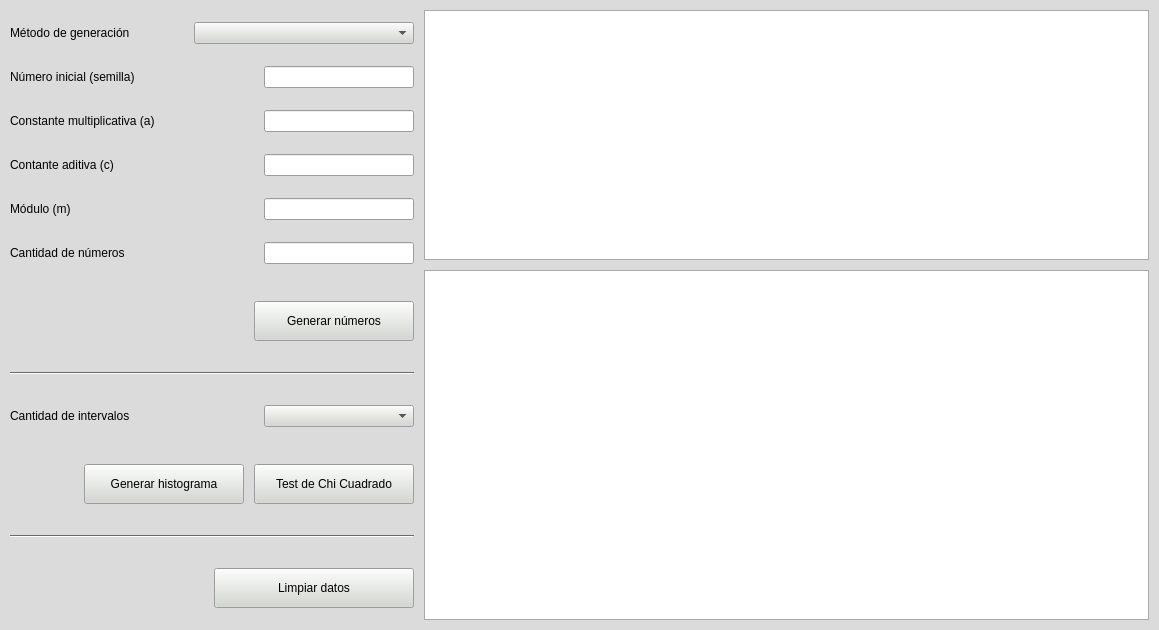
<?xml version="1.0" encoding="UTF-8"?>
<ui version="4.0">
 <class>ventana_generador_numeros</class>
 <widget class="QMainWindow" name="ventana_generador_numeros">
  <property name="geometry">
   <rect>
    <x>0</x>
    <y>0</y>
    <width>1159</width>
    <height>630</height>
   </rect>
  </property>
  <property name="palette">
   <palette>
    <active>
     <colorrole role="WindowText">
      <brush brushstyle="SolidPattern">
       <color alpha="255">
        <red>0</red>
        <green>0</green>
        <blue>0</blue>
       </color>
      </brush>
     </colorrole>
     <colorrole role="Button">
      <brush brushstyle="SolidPattern">
       <color alpha="255">
        <red>211</red>
        <green>215</green>
        <blue>207</blue>
       </color>
      </brush>
     </colorrole>
     <colorrole role="Light">
      <brush brushstyle="SolidPattern">
       <color alpha="255">
        <red>255</red>
        <green>255</green>
        <blue>255</blue>
       </color>
      </brush>
     </colorrole>
     <colorrole role="Midlight">
      <brush brushstyle="SolidPattern">
       <color alpha="255">
        <red>233</red>
        <green>235</green>
        <blue>231</blue>
       </color>
      </brush>
     </colorrole>
     <colorrole role="Dark">
      <brush brushstyle="SolidPattern">
       <color alpha="255">
        <red>105</red>
        <green>107</green>
        <blue>103</blue>
       </color>
      </brush>
     </colorrole>
     <colorrole role="Mid">
      <brush brushstyle="SolidPattern">
       <color alpha="255">
        <red>141</red>
        <green>143</green>
        <blue>138</blue>
       </color>
      </brush>
     </colorrole>
     <colorrole role="Text">
      <brush brushstyle="SolidPattern">
       <color alpha="255">
        <red>0</red>
        <green>0</green>
        <blue>0</blue>
       </color>
      </brush>
     </colorrole>
     <colorrole role="BrightText">
      <brush brushstyle="SolidPattern">
       <color alpha="255">
        <red>255</red>
        <green>255</green>
        <blue>255</blue>
       </color>
      </brush>
     </colorrole>
     <colorrole role="ButtonText">
      <brush brushstyle="SolidPattern">
       <color alpha="255">
        <red>0</red>
        <green>0</green>
        <blue>0</blue>
       </color>
      </brush>
     </colorrole>
     <colorrole role="Base">
      <brush brushstyle="SolidPattern">
       <color alpha="255">
        <red>255</red>
        <green>255</green>
        <blue>255</blue>
       </color>
      </brush>
     </colorrole>
     <colorrole role="Window">
      <brush brushstyle="SolidPattern">
       <color alpha="255">
        <red>219</red>
        <green>219</green>
        <blue>219</blue>
       </color>
      </brush>
     </colorrole>
     <colorrole role="Shadow">
      <brush brushstyle="SolidPattern">
       <color alpha="255">
        <red>0</red>
        <green>0</green>
        <blue>0</blue>
       </color>
      </brush>
     </colorrole>
     <colorrole role="AlternateBase">
      <brush brushstyle="SolidPattern">
       <color alpha="255">
        <red>233</red>
        <green>235</green>
        <blue>231</blue>
       </color>
      </brush>
     </colorrole>
     <colorrole role="ToolTipBase">
      <brush brushstyle="SolidPattern">
       <color alpha="255">
        <red>255</red>
        <green>255</green>
        <blue>220</blue>
       </color>
      </brush>
     </colorrole>
     <colorrole role="ToolTipText">
      <brush brushstyle="SolidPattern">
       <color alpha="255">
        <red>0</red>
        <green>0</green>
        <blue>0</blue>
       </color>
      </brush>
     </colorrole>
     <colorrole role="PlaceholderText">
      <brush brushstyle="NoBrush">
       <color alpha="128">
        <red>0</red>
        <green>0</green>
        <blue>0</blue>
       </color>
      </brush>
     </colorrole>
    </active>
    <inactive>
     <colorrole role="WindowText">
      <brush brushstyle="SolidPattern">
       <color alpha="255">
        <red>0</red>
        <green>0</green>
        <blue>0</blue>
       </color>
      </brush>
     </colorrole>
     <colorrole role="Button">
      <brush brushstyle="SolidPattern">
       <color alpha="255">
        <red>211</red>
        <green>215</green>
        <blue>207</blue>
       </color>
      </brush>
     </colorrole>
     <colorrole role="Light">
      <brush brushstyle="SolidPattern">
       <color alpha="255">
        <red>255</red>
        <green>255</green>
        <blue>255</blue>
       </color>
      </brush>
     </colorrole>
     <colorrole role="Midlight">
      <brush brushstyle="SolidPattern">
       <color alpha="255">
        <red>233</red>
        <green>235</green>
        <blue>231</blue>
       </color>
      </brush>
     </colorrole>
     <colorrole role="Dark">
      <brush brushstyle="SolidPattern">
       <color alpha="255">
        <red>105</red>
        <green>107</green>
        <blue>103</blue>
       </color>
      </brush>
     </colorrole>
     <colorrole role="Mid">
      <brush brushstyle="SolidPattern">
       <color alpha="255">
        <red>141</red>
        <green>143</green>
        <blue>138</blue>
       </color>
      </brush>
     </colorrole>
     <colorrole role="Text">
      <brush brushstyle="SolidPattern">
       <color alpha="255">
        <red>0</red>
        <green>0</green>
        <blue>0</blue>
       </color>
      </brush>
     </colorrole>
     <colorrole role="BrightText">
      <brush brushstyle="SolidPattern">
       <color alpha="255">
        <red>255</red>
        <green>255</green>
        <blue>255</blue>
       </color>
      </brush>
     </colorrole>
     <colorrole role="ButtonText">
      <brush brushstyle="SolidPattern">
       <color alpha="255">
        <red>0</red>
        <green>0</green>
        <blue>0</blue>
       </color>
      </brush>
     </colorrole>
     <colorrole role="Base">
      <brush brushstyle="SolidPattern">
       <color alpha="255">
        <red>255</red>
        <green>255</green>
        <blue>255</blue>
       </color>
      </brush>
     </colorrole>
     <colorrole role="Window">
      <brush brushstyle="SolidPattern">
       <color alpha="255">
        <red>219</red>
        <green>219</green>
        <blue>219</blue>
       </color>
      </brush>
     </colorrole>
     <colorrole role="Shadow">
      <brush brushstyle="SolidPattern">
       <color alpha="255">
        <red>0</red>
        <green>0</green>
        <blue>0</blue>
       </color>
      </brush>
     </colorrole>
     <colorrole role="AlternateBase">
      <brush brushstyle="SolidPattern">
       <color alpha="255">
        <red>233</red>
        <green>235</green>
        <blue>231</blue>
       </color>
      </brush>
     </colorrole>
     <colorrole role="ToolTipBase">
      <brush brushstyle="SolidPattern">
       <color alpha="255">
        <red>255</red>
        <green>255</green>
        <blue>220</blue>
       </color>
      </brush>
     </colorrole>
     <colorrole role="ToolTipText">
      <brush brushstyle="SolidPattern">
       <color alpha="255">
        <red>0</red>
        <green>0</green>
        <blue>0</blue>
       </color>
      </brush>
     </colorrole>
     <colorrole role="PlaceholderText">
      <brush brushstyle="NoBrush">
       <color alpha="128">
        <red>0</red>
        <green>0</green>
        <blue>0</blue>
       </color>
      </brush>
     </colorrole>
    </inactive>
    <disabled>
     <colorrole role="WindowText">
      <brush brushstyle="SolidPattern">
       <color alpha="255">
        <red>105</red>
        <green>107</green>
        <blue>103</blue>
       </color>
      </brush>
     </colorrole>
     <colorrole role="Button">
      <brush brushstyle="SolidPattern">
       <color alpha="255">
        <red>211</red>
        <green>215</green>
        <blue>207</blue>
       </color>
      </brush>
     </colorrole>
     <colorrole role="Light">
      <brush brushstyle="SolidPattern">
       <color alpha="255">
        <red>255</red>
        <green>255</green>
        <blue>255</blue>
       </color>
      </brush>
     </colorrole>
     <colorrole role="Midlight">
      <brush brushstyle="SolidPattern">
       <color alpha="255">
        <red>233</red>
        <green>235</green>
        <blue>231</blue>
       </color>
      </brush>
     </colorrole>
     <colorrole role="Dark">
      <brush brushstyle="SolidPattern">
       <color alpha="255">
        <red>105</red>
        <green>107</green>
        <blue>103</blue>
       </color>
      </brush>
     </colorrole>
     <colorrole role="Mid">
      <brush brushstyle="SolidPattern">
       <color alpha="255">
        <red>141</red>
        <green>143</green>
        <blue>138</blue>
       </color>
      </brush>
     </colorrole>
     <colorrole role="Text">
      <brush brushstyle="SolidPattern">
       <color alpha="255">
        <red>105</red>
        <green>107</green>
        <blue>103</blue>
       </color>
      </brush>
     </colorrole>
     <colorrole role="BrightText">
      <brush brushstyle="SolidPattern">
       <color alpha="255">
        <red>255</red>
        <green>255</green>
        <blue>255</blue>
       </color>
      </brush>
     </colorrole>
     <colorrole role="ButtonText">
      <brush brushstyle="SolidPattern">
       <color alpha="255">
        <red>105</red>
        <green>107</green>
        <blue>103</blue>
       </color>
      </brush>
     </colorrole>
     <colorrole role="Base">
      <brush brushstyle="SolidPattern">
       <color alpha="255">
        <red>219</red>
        <green>219</green>
        <blue>219</blue>
       </color>
      </brush>
     </colorrole>
     <colorrole role="Window">
      <brush brushstyle="SolidPattern">
       <color alpha="255">
        <red>219</red>
        <green>219</green>
        <blue>219</blue>
       </color>
      </brush>
     </colorrole>
     <colorrole role="Shadow">
      <brush brushstyle="SolidPattern">
       <color alpha="255">
        <red>0</red>
        <green>0</green>
        <blue>0</blue>
       </color>
      </brush>
     </colorrole>
     <colorrole role="AlternateBase">
      <brush brushstyle="SolidPattern">
       <color alpha="255">
        <red>211</red>
        <green>215</green>
        <blue>207</blue>
       </color>
      </brush>
     </colorrole>
     <colorrole role="ToolTipBase">
      <brush brushstyle="SolidPattern">
       <color alpha="255">
        <red>255</red>
        <green>255</green>
        <blue>220</blue>
       </color>
      </brush>
     </colorrole>
     <colorrole role="ToolTipText">
      <brush brushstyle="SolidPattern">
       <color alpha="255">
        <red>0</red>
        <green>0</green>
        <blue>0</blue>
       </color>
      </brush>
     </colorrole>
     <colorrole role="PlaceholderText">
      <brush brushstyle="NoBrush">
       <color alpha="128">
        <red>0</red>
        <green>0</green>
        <blue>0</blue>
       </color>
      </brush>
     </colorrole>
    </disabled>
   </palette>
  </property>
  <property name="windowTitle">
   <string>Generación de números aleatorios</string>
  </property>
  <property name="windowIcon">
   <iconset resource="recursos/sim.qrc">
    <normaloff>:/sim/sim.png</normaloff>:/sim/sim.png</iconset>
  </property>
  <property name="iconSize">
   <size>
    <width>15</width>
    <height>15</height>
   </size>
  </property>
  <widget class="QWidget" name="central_widget">
   <layout class="QGridLayout" name="gridLayout">
    <property name="leftMargin">
     <number>10</number>
    </property>
    <property name="topMargin">
     <number>10</number>
    </property>
    <property name="rightMargin">
     <number>10</number>
    </property>
    <property name="bottomMargin">
     <number>10</number>
    </property>
    <property name="horizontalSpacing">
     <number>5</number>
    </property>
    <item row="0" column="0">
     <layout class="QHBoxLayout" name="lyt_horizontal_0_0">
      <property name="spacing">
       <number>10</number>
      </property>
      <item>
       <layout class="QVBoxLayout" name="lyt_vertical_1_0">
        <item>
         <layout class="QHBoxLayout" name="lyt_horizontal_2_0">
          <item>
           <widget class="QLabel" name="lbl_metodo_generacion">
            <property name="text">
             <string>Método de generación</string>
            </property>
           </widget>
          </item>
          <item>
           <spacer name="spacer_horizontal_0">
            <property name="orientation">
             <enum>Qt::Horizontal</enum>
            </property>
            <property name="sizeType">
             <enum>QSizePolicy::Fixed</enum>
            </property>
            <property name="sizeHint" stdset="0">
             <size>
              <width>10</width>
              <height>0</height>
             </size>
            </property>
           </spacer>
          </item>
          <item>
           <widget class="QComboBox" name="cmb_metodo_generacion">
            <property name="sizePolicy">
             <sizepolicy hsizetype="Fixed" vsizetype="Fixed">
              <horstretch>0</horstretch>
              <verstretch>0</verstretch>
             </sizepolicy>
            </property>
            <property name="minimumSize">
             <size>
              <width>220</width>
              <height>0</height>
             </size>
            </property>
           </widget>
          </item>
         </layout>
        </item>
        <item>
         <layout class="QHBoxLayout" name="lyt_horizontal_2_1">
          <item>
           <widget class="QLabel" name="lbl_semilla">
            <property name="text">
             <string>Número inicial (semilla)</string>
            </property>
           </widget>
          </item>
          <item>
           <spacer name="spacer_horizontal_1">
            <property name="orientation">
             <enum>Qt::Horizontal</enum>
            </property>
            <property name="sizeHint" stdset="0">
             <size>
              <width>0</width>
              <height>0</height>
             </size>
            </property>
           </spacer>
          </item>
          <item>
           <widget class="QLineEdit" name="txt_semilla">
            <property name="sizePolicy">
             <sizepolicy hsizetype="Fixed" vsizetype="Fixed">
              <horstretch>0</horstretch>
              <verstretch>0</verstretch>
             </sizepolicy>
            </property>
            <property name="minimumSize">
             <size>
              <width>150</width>
              <height>0</height>
             </size>
            </property>
           </widget>
          </item>
         </layout>
        </item>
        <item>
         <layout class="QHBoxLayout" name="lyt_horizontal_2_2">
          <item>
           <widget class="QLabel" name="lbl_a">
            <property name="text">
             <string>Constante multiplicativa (a)</string>
            </property>
           </widget>
          </item>
          <item>
           <spacer name="spacer_horizontal_2">
            <property name="orientation">
             <enum>Qt::Horizontal</enum>
            </property>
            <property name="sizeHint" stdset="0">
             <size>
              <width>0</width>
              <height>0</height>
             </size>
            </property>
           </spacer>
          </item>
          <item>
           <widget class="QLineEdit" name="txt_a">
            <property name="sizePolicy">
             <sizepolicy hsizetype="Fixed" vsizetype="Fixed">
              <horstretch>0</horstretch>
              <verstretch>0</verstretch>
             </sizepolicy>
            </property>
            <property name="minimumSize">
             <size>
              <width>150</width>
              <height>0</height>
             </size>
            </property>
           </widget>
          </item>
         </layout>
        </item>
        <item>
         <layout class="QHBoxLayout" name="lyt_horizontal_2_3">
          <item>
           <widget class="QLabel" name="lbl_c">
            <property name="text">
             <string>Contante aditiva (c)</string>
            </property>
           </widget>
          </item>
          <item>
           <spacer name="spacer_horizontal_3">
            <property name="orientation">
             <enum>Qt::Horizontal</enum>
            </property>
            <property name="sizeHint" stdset="0">
             <size>
              <width>0</width>
              <height>0</height>
             </size>
            </property>
           </spacer>
          </item>
          <item>
           <widget class="QLineEdit" name="txt_c">
            <property name="sizePolicy">
             <sizepolicy hsizetype="Fixed" vsizetype="Fixed">
              <horstretch>0</horstretch>
              <verstretch>0</verstretch>
             </sizepolicy>
            </property>
            <property name="minimumSize">
             <size>
              <width>150</width>
              <height>0</height>
             </size>
            </property>
           </widget>
          </item>
         </layout>
        </item>
        <item>
         <layout class="QHBoxLayout" name="lyt_horizontal_2_4">
          <item>
           <widget class="QLabel" name="lbl_m">
            <property name="text">
             <string>Módulo (m)</string>
            </property>
           </widget>
          </item>
          <item>
           <spacer name="spacer_horizontal_4">
            <property name="orientation">
             <enum>Qt::Horizontal</enum>
            </property>
            <property name="sizeHint" stdset="0">
             <size>
              <width>0</width>
              <height>0</height>
             </size>
            </property>
           </spacer>
          </item>
          <item>
           <widget class="QLineEdit" name="txt_m">
            <property name="sizePolicy">
             <sizepolicy hsizetype="Fixed" vsizetype="Fixed">
              <horstretch>0</horstretch>
              <verstretch>0</verstretch>
             </sizepolicy>
            </property>
            <property name="minimumSize">
             <size>
              <width>150</width>
              <height>0</height>
             </size>
            </property>
           </widget>
          </item>
         </layout>
        </item>
        <item>
         <layout class="QHBoxLayout" name="lyt_horizontal_2_5">
          <item>
           <widget class="QLabel" name="lbl_cantidad_numeros">
            <property name="text">
             <string>Cantidad de números</string>
            </property>
           </widget>
          </item>
          <item>
           <spacer name="spacer_horizontal_5">
            <property name="orientation">
             <enum>Qt::Horizontal</enum>
            </property>
            <property name="sizeHint" stdset="0">
             <size>
              <width>0</width>
              <height>0</height>
             </size>
            </property>
           </spacer>
          </item>
          <item>
           <widget class="QLineEdit" name="txt_cantidad_numeros">
            <property name="sizePolicy">
             <sizepolicy hsizetype="Fixed" vsizetype="Fixed">
              <horstretch>0</horstretch>
              <verstretch>0</verstretch>
             </sizepolicy>
            </property>
            <property name="minimumSize">
             <size>
              <width>150</width>
              <height>0</height>
             </size>
            </property>
           </widget>
          </item>
         </layout>
        </item>
        <item>
         <spacer name="spacer_vertical_0">
          <property name="orientation">
           <enum>Qt::Vertical</enum>
          </property>
          <property name="sizeType">
           <enum>QSizePolicy::Fixed</enum>
          </property>
          <property name="sizeHint" stdset="0">
           <size>
            <width>0</width>
            <height>15</height>
           </size>
          </property>
         </spacer>
        </item>
        <item>
         <layout class="QHBoxLayout" name="lyt_horizontal_2_6">
          <item>
           <spacer name="spacer_horizontal_6">
            <property name="orientation">
             <enum>Qt::Horizontal</enum>
            </property>
            <property name="sizeType">
             <enum>QSizePolicy::Expanding</enum>
            </property>
            <property name="sizeHint" stdset="0">
             <size>
              <width>0</width>
              <height>0</height>
             </size>
            </property>
           </spacer>
          </item>
          <item>
           <widget class="QPushButton" name="btn_generar_numeros">
            <property name="sizePolicy">
             <sizepolicy hsizetype="Fixed" vsizetype="Fixed">
              <horstretch>0</horstretch>
              <verstretch>0</verstretch>
             </sizepolicy>
            </property>
            <property name="minimumSize">
             <size>
              <width>160</width>
              <height>40</height>
             </size>
            </property>
            <property name="text">
             <string>Generar números</string>
            </property>
            <property name="autoDefault">
             <bool>true</bool>
            </property>
           </widget>
          </item>
         </layout>
        </item>
        <item>
         <widget class="Line" name="separator_0">
          <property name="minimumSize">
           <size>
            <width>0</width>
            <height>20</height>
           </size>
          </property>
          <property name="orientation">
           <enum>Qt::Horizontal</enum>
          </property>
         </widget>
        </item>
        <item>
         <layout class="QHBoxLayout" name="lyt_horizontal_2_7">
          <item>
           <widget class="QLabel" name="lbl_cantidad_intervalos">
            <property name="text">
             <string>Cantidad de intervalos</string>
            </property>
           </widget>
          </item>
          <item>
           <spacer name="spacer_horizontal_7">
            <property name="orientation">
             <enum>Qt::Horizontal</enum>
            </property>
            <property name="sizeHint" stdset="0">
             <size>
              <width>0</width>
              <height>0</height>
             </size>
            </property>
           </spacer>
          </item>
          <item>
           <widget class="QComboBox" name="cmb_cantidad_intervalos">
            <property name="sizePolicy">
             <sizepolicy hsizetype="Fixed" vsizetype="Fixed">
              <horstretch>0</horstretch>
              <verstretch>0</verstretch>
             </sizepolicy>
            </property>
            <property name="minimumSize">
             <size>
              <width>150</width>
              <height>0</height>
             </size>
            </property>
           </widget>
          </item>
         </layout>
        </item>
        <item>
         <spacer name="spacer_vertical_1">
          <property name="orientation">
           <enum>Qt::Vertical</enum>
          </property>
          <property name="sizeType">
           <enum>QSizePolicy::Fixed</enum>
          </property>
          <property name="sizeHint" stdset="0">
           <size>
            <width>0</width>
            <height>15</height>
           </size>
          </property>
         </spacer>
        </item>
        <item>
         <layout class="QHBoxLayout" name="lyt_horizontal_2_8">
          <item>
           <spacer name="spacer_horizontal_8">
            <property name="orientation">
             <enum>Qt::Horizontal</enum>
            </property>
            <property name="sizeType">
             <enum>QSizePolicy::Expanding</enum>
            </property>
            <property name="sizeHint" stdset="0">
             <size>
              <width>0</width>
              <height>0</height>
             </size>
            </property>
           </spacer>
          </item>
          <item>
           <widget class="QPushButton" name="btn_generar_histograma">
            <property name="sizePolicy">
             <sizepolicy hsizetype="Fixed" vsizetype="Fixed">
              <horstretch>0</horstretch>
              <verstretch>0</verstretch>
             </sizepolicy>
            </property>
            <property name="minimumSize">
             <size>
              <width>160</width>
              <height>40</height>
             </size>
            </property>
            <property name="text">
             <string>Generar histograma</string>
            </property>
            <property name="autoDefault">
             <bool>true</bool>
            </property>
           </widget>
          </item>
          <item>
           <widget class="QPushButton" name="btn_test_chi_cuadrado">
            <property name="sizePolicy">
             <sizepolicy hsizetype="Fixed" vsizetype="Fixed">
              <horstretch>0</horstretch>
              <verstretch>0</verstretch>
             </sizepolicy>
            </property>
            <property name="minimumSize">
             <size>
              <width>160</width>
              <height>40</height>
             </size>
            </property>
            <property name="text">
             <string>Test de Chi Cuadrado</string>
            </property>
            <property name="autoDefault">
             <bool>true</bool>
            </property>
           </widget>
          </item>
         </layout>
        </item>
        <item>
         <widget class="Line" name="separator_1">
          <property name="minimumSize">
           <size>
            <width>0</width>
            <height>20</height>
           </size>
          </property>
          <property name="orientation">
           <enum>Qt::Horizontal</enum>
          </property>
         </widget>
        </item>
        <item>
         <layout class="QHBoxLayout" name="lyt_horizontal_2_9">
          <item>
           <spacer name="spacer_horizontal_9">
            <property name="orientation">
             <enum>Qt::Horizontal</enum>
            </property>
            <property name="sizeType">
             <enum>QSizePolicy::Expanding</enum>
            </property>
            <property name="sizeHint" stdset="0">
             <size>
              <width>0</width>
              <height>0</height>
             </size>
            </property>
           </spacer>
          </item>
          <item>
           <widget class="QPushButton" name="btn_limpiar">
            <property name="sizePolicy">
             <sizepolicy hsizetype="Fixed" vsizetype="Fixed">
              <horstretch>0</horstretch>
              <verstretch>0</verstretch>
             </sizepolicy>
            </property>
            <property name="minimumSize">
             <size>
              <width>200</width>
              <height>40</height>
             </size>
            </property>
            <property name="text">
             <string>Limpiar datos</string>
            </property>
           </widget>
          </item>
         </layout>
        </item>
       </layout>
      </item>
      <item>
       <layout class="QVBoxLayout" name="lyt_vertical_1_1">
        <item>
         <widget class="QTableWidget" name="grid_numeros_generados">
          <property name="sizePolicy">
           <sizepolicy hsizetype="Fixed" vsizetype="Fixed">
            <horstretch>0</horstretch>
            <verstretch>0</verstretch>
           </sizepolicy>
          </property>
          <property name="minimumSize">
           <size>
            <width>725</width>
            <height>250</height>
           </size>
          </property>
          <property name="editTriggers">
           <set>QAbstractItemView::NoEditTriggers</set>
          </property>
          <attribute name="horizontalHeaderStretchLastSection">
           <bool>true</bool>
          </attribute>
          <attribute name="verticalHeaderVisible">
           <bool>false</bool>
          </attribute>
         </widget>
        </item>
        <item>
         <widget class="QTableWidget" name="grid_test_chi_cuadrado">
          <property name="sizePolicy">
           <sizepolicy hsizetype="Fixed" vsizetype="Expanding">
            <horstretch>0</horstretch>
            <verstretch>0</verstretch>
           </sizepolicy>
          </property>
          <property name="minimumSize">
           <size>
            <width>725</width>
            <height>350</height>
           </size>
          </property>
          <attribute name="horizontalHeaderDefaultSectionSize">
           <number>100</number>
          </attribute>
          <attribute name="horizontalHeaderStretchLastSection">
           <bool>true</bool>
          </attribute>
          <attribute name="verticalHeaderVisible">
           <bool>false</bool>
          </attribute>
         </widget>
        </item>
       </layout>
      </item>
     </layout>
    </item>
   </layout>
  </widget>
 </widget>
 <resources>
  <include location="recursos/sim.qrc"/>
 </resources>
 <connections/>
</ui>
